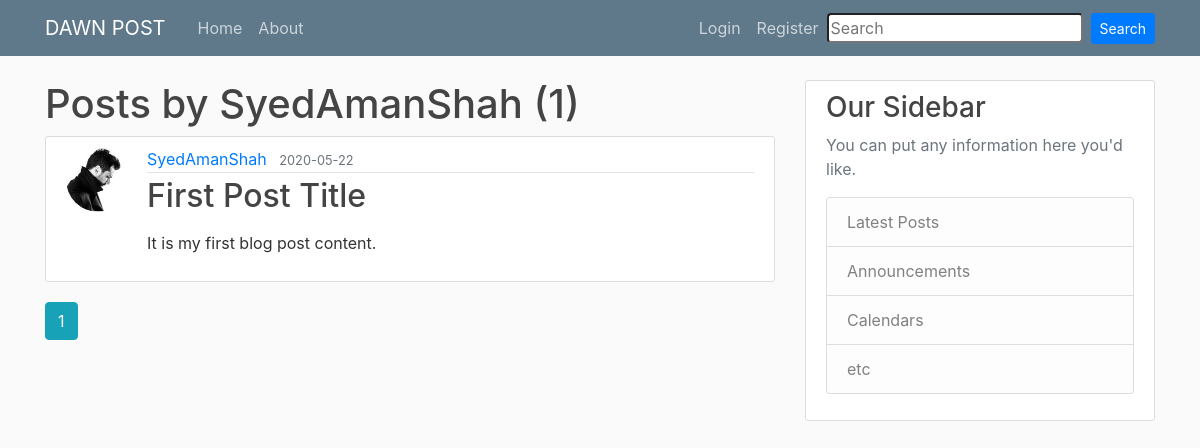
Page /user/SyedAmanShah on the committed database.
### flaskapp/models.py (models this page shows, shortened)
class User(db.Model, UserMixin):
    id = db.Column(db.Integer, primary_key=True)
    username = db.Column(db.String(20), unique=True, nullable=False)
    email = db.Column(db.String(40), unique=True, nullable=False)
    image_file = db.Column(db.String(20), nullable=False,
                           default='default.jpg')
    password = db.Column(db.String(20), unique=False, nullable=False)
    posts = db.relationship('Post', backref='author', lazy='dynamic')
    comments = db.relationship('Comment', backref='author', lazy='dynamic')
    replies = db.relationship('ReplyComment', backref='author', lazy='dynamic')

class Post(db.Model):
    __searchable__ = ['title', 'content']
    id = db.Column(db.Integer, primary_key=True)
    title = db.Column(db.String(100), nullable=False)
    date_posted = db.Column(db.DateTime, nullable=False,
                            default=datetime.utcnow)
    content = db.Column(db.Text, nullable=False)
    user_id = db.Column(db.Integer, db.ForeignKey('user.id'), nullable=False)
    comments = db.relationship('Comment', backref='post', lazy='dynamic')

### flaskapp/routes.py (the view)
@app.route('/user/<string:username>')
def user_posts(username):
    page = request.args.get('page', 1, type=int)
    user = User.query.filter_by(username=username).first_or_404()
    posts = Post.query.filter_by(author=user)\
        .order_by(Post.date_posted.desc())\
        .paginate(page, per_page=2)
    return render_template('user_posts.html', posts=posts, user=user)

### flaskapp/templates/user_posts.html
{% extends "layout.html" %}
{% block content %}
    <h1>Posts by {{ user.username }} ({{ posts.total }})</h1>
    {% for post in posts.items %}
    <article class="media content-section">
        <img class="rounded-circle article-img" src="{{ url_for('static', filename='profile_pics/' + post.author.image_file) }}">
        <div class="media-body">
        <div class="article-metadata">
            <a class="mr-2" href="{{ url_for('user_posts' , username=post.author.username) }}">{{ post.author.username }}</a>
          <small class="text-muted">{{ post.date_posted.strftime('%Y-%m-%d') }}</small>
        </div>
        <h2><a class="article-title" href="{{ url_for('post', post_id=post.id) }}">{{ post.title }}</a></h2>
        <p class="article-content pt-2">{{ post.content|safe }}</p>
      </div>
    </article>
    {% endfor %}
    {% for page_num in posts.iter_pages(left_edge=1, right_edge=1, left_current=1, right_current=2) %}
        {% if page_num %}
            {% if posts.page == page_num %}
                <a class="btn btn-info mb-4" href="{{ url_for('user_posts', username=user.username, page=page_num) }}">{{ page_num }}</a>
            {% else %}
                <a class="btn btn-outline-info mb-4" href="{{ url_for('user_posts', username=user.username, page=page_num) }}">{{ page_num }}</a>
            {% endif %}
        {% else %}
            ...
        {% endif %}
    {% endfor %}
{% endblock %}

### flaskapp/static/main.css (style rules this page uses)
body { background: #fafafa; color: #333333; margin-top: 5rem; }
h1, h2, h3, h4, h5, h6 { color: #444444; }
.content-section { background: #ffffff; padding: 10px 20px; border: 1px solid #dddddd; border-radius: 3px; margin-bottom: 20px; }
.article-title { color: #444444; }
.article-content { white-space: pre-line; }
.article-img { height: 65px; width: 65px; margin-right: 16px; }
.article-metadata { padding-bottom: 1px; margin-bottom: 4px; border-bottom: 1px solid #e3e3e3 }

### rows in the picture
User: username "SyedAmanShah"
Post: image_file (picture), author.username "SyedAmanShah", date_posted "2020-05-22", title "First Post Title", content "It is my first blog post content."

### other values in the picture
{{ posts.total }} "1"
{{ page_num }} "1"
